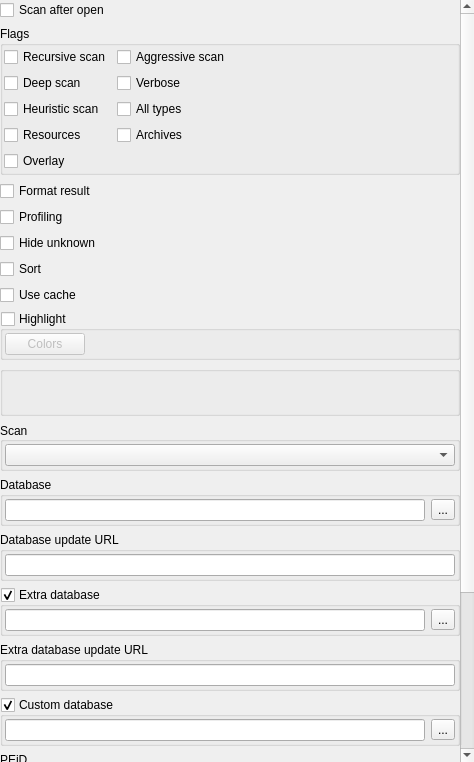
<?xml version="1.0" encoding="UTF-8"?>
<ui version="4.0">
 <class>XScanEngineOptionsWidget</class>
 <widget class="QWidget" name="XScanEngineOptionsWidget">
  <property name="geometry">
   <rect>
    <x>0</x>
    <y>0</y>
    <width>474</width>
    <height>762</height>
   </rect>
  </property>
  <property name="windowTitle">
   <string notr="true"/>
  </property>
  <layout class="QVBoxLayout" name="verticalLayout">
   <property name="leftMargin">
    <number>0</number>
   </property>
   <property name="topMargin">
    <number>0</number>
   </property>
   <property name="rightMargin">
    <number>0</number>
   </property>
   <property name="bottomMargin">
    <number>0</number>
   </property>
   <item>
    <widget class="QScrollArea" name="scrollAreaDIE">
     <property name="frameShape">
      <enum>QFrame::NoFrame</enum>
     </property>
     <property name="frameShadow">
      <enum>QFrame::Plain</enum>
     </property>
     <property name="lineWidth">
      <number>0</number>
     </property>
     <property name="widgetResizable">
      <bool>true</bool>
     </property>
     <widget class="QWidget" name="scrollAreaWidgetContents">
      <property name="geometry">
       <rect>
        <x>0</x>
        <y>0</y>
        <width>474</width>
        <height>762</height>
       </rect>
      </property>
      <layout class="QVBoxLayout" name="verticalLayout_3">
       <property name="leftMargin">
        <number>0</number>
       </property>
       <property name="topMargin">
        <number>0</number>
       </property>
       <property name="rightMargin">
        <number>0</number>
       </property>
       <property name="bottomMargin">
        <number>0</number>
       </property>
       <item>
        <widget class="QCheckBox" name="checkBoxScanAfterOpen">
         <property name="text">
          <string>Scan after open</string>
         </property>
        </widget>
       </item>
       <item>
        <widget class="QGroupBox" name="groupBoxScanFlags">
         <property name="title">
          <string>Flags</string>
         </property>
         <layout class="QFormLayout" name="formLayout">
          <property name="horizontalSpacing">
           <number>6</number>
          </property>
          <property name="verticalSpacing">
           <number>6</number>
          </property>
          <property name="leftMargin">
           <number>1</number>
          </property>
          <property name="topMargin">
           <number>1</number>
          </property>
          <property name="rightMargin">
           <number>1</number>
          </property>
          <property name="bottomMargin">
           <number>1</number>
          </property>
          <item row="0" column="0">
           <widget class="QCheckBox" name="checkBoxRecursiveScan">
            <property name="text">
             <string>Recursive scan</string>
            </property>
           </widget>
          </item>
          <item row="0" column="1">
           <widget class="QCheckBox" name="checkBoxAggressiveScan">
            <property name="text">
             <string>Aggressive scan</string>
            </property>
           </widget>
          </item>
          <item row="1" column="0">
           <widget class="QCheckBox" name="checkBoxDeepScan">
            <property name="text">
             <string>Deep scan</string>
            </property>
           </widget>
          </item>
          <item row="1" column="1">
           <widget class="QCheckBox" name="checkBoxVerbose">
            <property name="text">
             <string>Verbose</string>
            </property>
           </widget>
          </item>
          <item row="2" column="0">
           <widget class="QCheckBox" name="checkBoxHeuristicScan">
            <property name="text">
             <string>Heuristic scan</string>
            </property>
           </widget>
          </item>
          <item row="2" column="1">
           <widget class="QCheckBox" name="checkBoxAllTypesScan">
            <property name="text">
             <string>All types</string>
            </property>
           </widget>
          </item>
          <item row="3" column="0">
           <widget class="QCheckBox" name="checkBoxResources">
            <property name="text">
             <string>Resources</string>
            </property>
           </widget>
          </item>
          <item row="3" column="1">
           <widget class="QCheckBox" name="checkBoxArchives">
            <property name="text">
             <string>Archives</string>
            </property>
           </widget>
          </item>
          <item row="4" column="0">
           <widget class="QCheckBox" name="checkBoxOverlay">
            <property name="text">
             <string>Overlay</string>
            </property>
           </widget>
          </item>
         </layout>
        </widget>
       </item>
       <item>
        <widget class="QCheckBox" name="checkBoxFormatResult">
         <property name="text">
          <string>Format result</string>
         </property>
        </widget>
       </item>
       <item>
        <widget class="QCheckBox" name="checkBoxProfiling">
         <property name="text">
          <string>Profiling</string>
         </property>
        </widget>
       </item>
       <item>
        <widget class="QCheckBox" name="checkBoxHideUnknown">
         <property name="text">
          <string>Hide unknown</string>
         </property>
        </widget>
       </item>
       <item>
        <widget class="QCheckBox" name="checkBoxSort">
         <property name="text">
          <string>Sort</string>
         </property>
        </widget>
       </item>
       <item>
        <widget class="QCheckBox" name="checkBoxUseCache">
         <property name="text">
          <string>Use cache</string>
         </property>
        </widget>
       </item>
       <item>
        <widget class="QGroupBox" name="groupBoxHighlight">
         <property name="title">
          <string>Highlight</string>
         </property>
         <property name="checkable">
          <bool>true</bool>
         </property>
         <property name="checked">
          <bool>false</bool>
         </property>
         <layout class="QHBoxLayout" name="horizontalLayout_highlight">
          <property name="leftMargin">
           <number>2</number>
          </property>
          <property name="topMargin">
           <number>2</number>
          </property>
          <property name="rightMargin">
           <number>2</number>
          </property>
          <property name="bottomMargin">
           <number>2</number>
          </property>
          <item>
           <widget class="QPushButton" name="pushButtonScanColors">
            <property name="text">
             <string>Colors</string>
            </property>
           </widget>
          </item>
          <item>
           <spacer name="horizontalSpacerHighlight">
            <property name="orientation">
             <enum>Qt::Horizontal</enum>
            </property>
            <property name="sizeHint" stdset="0">
             <size>
              <width>294</width>
              <height>20</height>
             </size>
            </property>
           </spacer>
          </item>
         </layout>
        </widget>
       </item>
       <item>
        <widget class="QGroupBox" name="groupBoxFlags2">
         <property name="minimumSize">
          <size>
           <width>0</width>
           <height>50</height>
          </size>
         </property>
         <property name="title">
          <string/>
         </property>
         <layout class="QFormLayout" name="formLayout_2">
          <property name="leftMargin">
           <number>1</number>
          </property>
          <property name="topMargin">
           <number>1</number>
          </property>
          <property name="rightMargin">
           <number>1</number>
          </property>
          <property name="bottomMargin">
           <number>1</number>
          </property>
         </layout>
        </widget>
       </item>
       <item>
        <widget class="QGroupBox" name="groupBoxScanEngine">
         <property name="title">
          <string>Scan</string>
         </property>
         <property name="alignment">
          <set>Qt::AlignLeading|Qt::AlignLeft|Qt::AlignVCenter</set>
         </property>
         <layout class="QVBoxLayout" name="verticalLayout_9">
          <property name="leftMargin">
           <number>2</number>
          </property>
          <property name="topMargin">
           <number>2</number>
          </property>
          <property name="rightMargin">
           <number>2</number>
          </property>
          <property name="bottomMargin">
           <number>2</number>
          </property>
          <item>
           <widget class="QComboBox" name="comboBoxScanEngine">
            <property name="minimumSize">
             <size>
              <width>200</width>
              <height>0</height>
             </size>
            </property>
           </widget>
          </item>
         </layout>
        </widget>
       </item>
       <item>
        <widget class="QGroupBox" name="groupBoxDIEDatabase">
         <property name="title">
          <string>Database</string>
         </property>
         <layout class="QHBoxLayout" name="horizontalLayout_3">
          <property name="leftMargin">
           <number>2</number>
          </property>
          <property name="topMargin">
           <number>2</number>
          </property>
          <property name="rightMargin">
           <number>2</number>
          </property>
          <property name="bottomMargin">
           <number>2</number>
          </property>
          <item>
           <widget class="QLineEdit" name="lineEditDIEDatabase"/>
          </item>
          <item>
           <widget class="QToolButton" name="toolButtonDIEDatabase">
            <property name="text">
             <string notr="true">...</string>
            </property>
           </widget>
          </item>
         </layout>
        </widget>
       </item>
       <item>
        <widget class="QGroupBox" name="groupBoxDIEDatabaseUpdateUrl">
         <property name="title">
          <string>Database update URL</string>
         </property>
         <layout class="QHBoxLayout" name="horizontalLayout_dieupdateurl">
          <property name="leftMargin">
           <number>2</number>
          </property>
          <property name="topMargin">
           <number>2</number>
          </property>
          <property name="rightMargin">
           <number>2</number>
          </property>
          <property name="bottomMargin">
           <number>2</number>
          </property>
          <item>
           <widget class="QLineEdit" name="lineEditDIEDatabaseUpdateUrl"/>
          </item>
         </layout>
        </widget>
       </item>
       <item>
        <widget class="QGroupBox" name="groupBoxDIEDatabaseExtra">
         <property name="title">
          <string>Extra database</string>
         </property>
         <property name="checkable">
          <bool>true</bool>
         </property>
         <layout class="QHBoxLayout" name="horizontalLayout_6">
          <property name="leftMargin">
           <number>2</number>
          </property>
          <property name="topMargin">
           <number>2</number>
          </property>
          <property name="rightMargin">
           <number>2</number>
          </property>
          <property name="bottomMargin">
           <number>2</number>
          </property>
          <item>
           <widget class="QLineEdit" name="lineEditDIEDatabaseExtra"/>
          </item>
          <item>
           <widget class="QToolButton" name="toolButtonDIEDatabaseExtra">
            <property name="text">
             <string notr="true">...</string>
            </property>
           </widget>
          </item>
         </layout>
        </widget>
       </item>
       <item>
        <widget class="QGroupBox" name="groupBoxDIEDatabaseExtraUpdateUrl">
         <property name="title">
          <string>Extra database update URL</string>
         </property>
         <layout class="QHBoxLayout" name="horizontalLayout_dieextraupdateurl">
          <property name="leftMargin">
           <number>2</number>
          </property>
          <property name="topMargin">
           <number>2</number>
          </property>
          <property name="rightMargin">
           <number>2</number>
          </property>
          <property name="bottomMargin">
           <number>2</number>
          </property>
          <item>
           <widget class="QLineEdit" name="lineEditDIEDatabaseExtraUpdateUrl"/>
          </item>
         </layout>
        </widget>
       </item>
       <item>
        <widget class="QGroupBox" name="groupBoxDIEDatabaseCustom">
         <property name="title">
          <string>Custom database</string>
         </property>
         <property name="checkable">
          <bool>true</bool>
         </property>
         <layout class="QHBoxLayout" name="horizontalLayout_5">
          <property name="leftMargin">
           <number>2</number>
          </property>
          <property name="topMargin">
           <number>2</number>
          </property>
          <property name="rightMargin">
           <number>2</number>
          </property>
          <property name="bottomMargin">
           <number>2</number>
          </property>
          <item>
           <widget class="QLineEdit" name="lineEditDIEDatabaseCustom"/>
          </item>
          <item>
           <widget class="QToolButton" name="toolButtonDIEDatabaseCustom">
            <property name="text">
             <string notr="true">...</string>
            </property>
           </widget>
          </item>
         </layout>
        </widget>
       </item>
       <item>
        <widget class="QGroupBox" name="groupBoxPeidDatabase">
         <property name="title">
          <string notr="true">PEiD</string>
         </property>
         <layout class="QHBoxLayout" name="horizontalLayout_7">
          <property name="leftMargin">
           <number>2</number>
          </property>
          <property name="topMargin">
           <number>2</number>
          </property>
          <property name="rightMargin">
           <number>2</number>
          </property>
          <property name="bottomMargin">
           <number>2</number>
          </property>
          <item>
           <widget class="QLineEdit" name="lineEditPeidDatabase"/>
          </item>
          <item>
           <widget class="QToolButton" name="toolButtonPeidDatabase">
            <property name="text">
             <string notr="true">...</string>
            </property>
           </widget>
          </item>
         </layout>
        </widget>
       </item>
       <item>
        <widget class="QGroupBox" name="groupBoxPeidDatabaseUpdateUrl">
         <property name="title">
          <string>PEiD database update URL</string>
         </property>
         <layout class="QHBoxLayout" name="horizontalLayout_peidupdateurl">
          <property name="leftMargin">
           <number>2</number>
          </property>
          <property name="topMargin">
           <number>2</number>
          </property>
          <property name="rightMargin">
           <number>2</number>
          </property>
          <property name="bottomMargin">
           <number>2</number>
          </property>
          <item>
           <widget class="QLineEdit" name="lineEditPeidDatabaseUpdateUrl"/>
          </item>
         </layout>
        </widget>
       </item>
       <item>
        <widget class="QGroupBox" name="groupBoxYaraRules">
         <property name="title">
          <string notr="true">YARA</string>
         </property>
         <layout class="QHBoxLayout" name="horizontalLayout_4">
          <property name="leftMargin">
           <number>2</number>
          </property>
          <property name="topMargin">
           <number>2</number>
          </property>
          <property name="rightMargin">
           <number>2</number>
          </property>
          <property name="bottomMargin">
           <number>2</number>
          </property>
          <item>
           <widget class="QLineEdit" name="lineEditYaraRules"/>
          </item>
          <item>
           <widget class="QToolButton" name="toolButtonYaraRules">
            <property name="text">
             <string notr="true">...</string>
            </property>
           </widget>
          </item>
         </layout>
        </widget>
       </item>
       <item>
        <widget class="QGroupBox" name="groupBoxYaraRulesUpdateUrl">
         <property name="title">
          <string>YARA database update URL</string>
         </property>
         <layout class="QHBoxLayout" name="horizontalLayout_yaraupdateurl">
          <property name="leftMargin">
           <number>2</number>
          </property>
          <property name="topMargin">
           <number>2</number>
          </property>
          <property name="rightMargin">
           <number>2</number>
          </property>
          <property name="bottomMargin">
           <number>2</number>
          </property>
          <item>
           <widget class="QLineEdit" name="lineEditYaraRulesUpdateUrl"/>
          </item>
         </layout>
        </widget>
       </item>
       <item>
        <spacer name="verticalSpacer">
         <property name="orientation">
          <enum>Qt::Vertical</enum>
         </property>
         <property name="sizeHint" stdset="0">
          <size>
           <width>20</width>
           <height>40</height>
          </size>
         </property>
        </spacer>
       </item>
      </layout>
     </widget>
    </widget>
   </item>
  </layout>
 </widget>
 <resources/>
 <connections/>
</ui>
